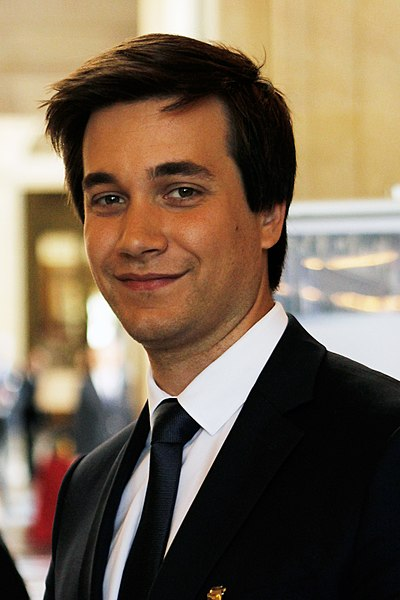
#> input picture images/Elon.jpg, 400 x 600 px, found by its file name
$ python Face.py
#> lines starting #> are read from the running program, lines starting #| are printed output that depends on the picture; after the words box and inside, x2 and y2 are one past the last pixel; in counts of white or black regions, pixels touching at a corner belong together
import cv2

img=cv2.imread("Elon.jpg",cv2.IMREAD_COLOR)
#> img is the input picture: shape (600, 400, 3); mean B, G, R 83.1, 103.1, 120.9
face_cascade=cv2.CascadeClassifier("haarcascade_eye.xml")
grey_img=cv2.cvtColor(img,cv2.COLOR_BGR2GRAY)
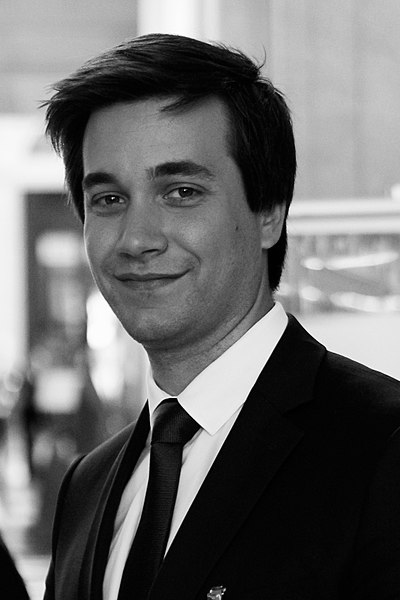
#> grey_img: shape (600, 400); min 0, max 255, mean 106.1
faces=face_cascade.detectMultiScale(grey_img,1.1,30)
#> faces = [[151, 165, 54, 54], [82, 176, 49, 49]]
print(faces)
#| [[151 165  54  54]
#|  [ 82 176  49  49]]
for (x,y,w,h) in faces:
    # cv2.rectangle(img,(x,y),(x+w,w+h),(0,255,0),3)
    center = (int(x+0.5*w),int(y+0.5*h))
    radius = int(0.3*(w+h))
    cv2.circle(img,center,radius,(255,0,0),2)
#> this loop made 2 passes
#> (x, y, w, h, center, radius) on passes 1 to 2: (151, 165, 54, 54, (178, 192), 32), (82, 176, 49, 49, (106, 200), 29)
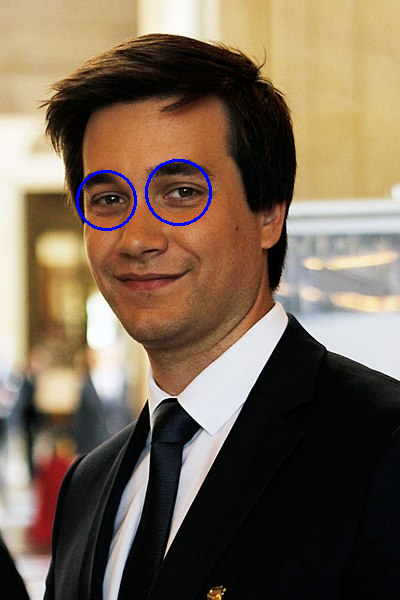
#> img: shape (600, 400, 3); 0.48% of pixels changed, all inside (x1, y1, x2, y2) = (76, 159, 212, 231)
cv2.imshow("Face Detector",img)
cv2.waitKey(50000)
cv2.destroyAllWindows()
